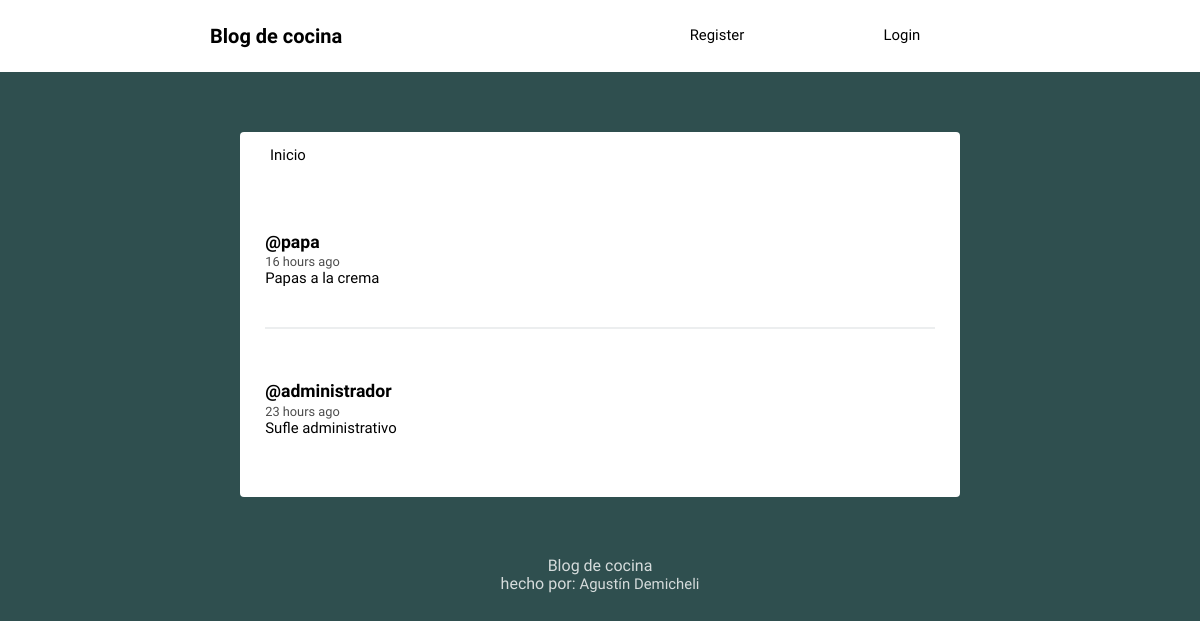
Before: / with the older database file.
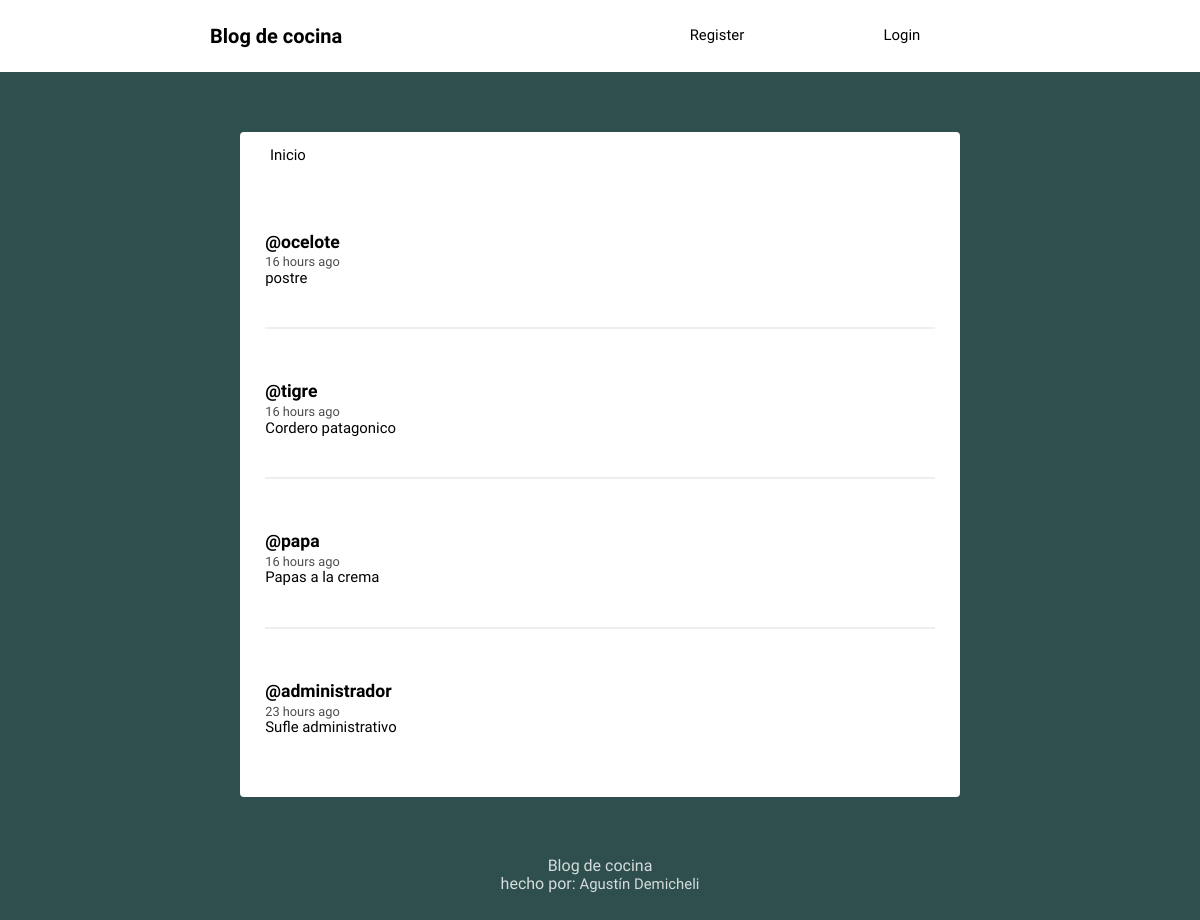
After: the same page with the newer database file.
### social/models.py (models this page shows, shortened)
class Post(models.Model):
	user = models.ForeignKey(User, on_delete=models.CASCADE, related_name='posts')
	title= models.TextField(null=False)
	timestamp = models.DateTimeField(default=timezone.now)
	content = models.TextField()
	image=models.ImageField(null=True,blank=True, upload_to='images/')
	class Meta:
		ordering = ['-timestamp']

### social/views.py (the view)
# urls.py: path('', views.feed, name='feed'),
def feed(request):
	posts = Post.objects.all()
	context = { 'posts': posts}
	return render(request, 'social/feed.html', context)

### social/templates/social/feed.html (shortened to what this page needs)
{% extends 'social/layout.html' %}
{% load humanize %}
{% block content %}
{% for post in posts %}
<article>
    <div class="container-article">
        <div>
            <h2 class="username"><a href="{% url 'profile' post.user.username %}">@{{ post.user.username }}</a></h2>
            <time data-time="#">{{ post.timestamp|naturaltime }}</time>
            <div class="post"><a href="{%url 'posteos'  %}">{{post.title}}</a></div>
        </div>
    </div>
</article>
{% endfor %}
{% endblock %}

Changed rows visible on the page:
added Post: user.username "ocelote", timestamp "16 hours ago", title "postre"
added Post: user.username "tigre", timestamp "16 hours ago", title "Cordero patagonico"
